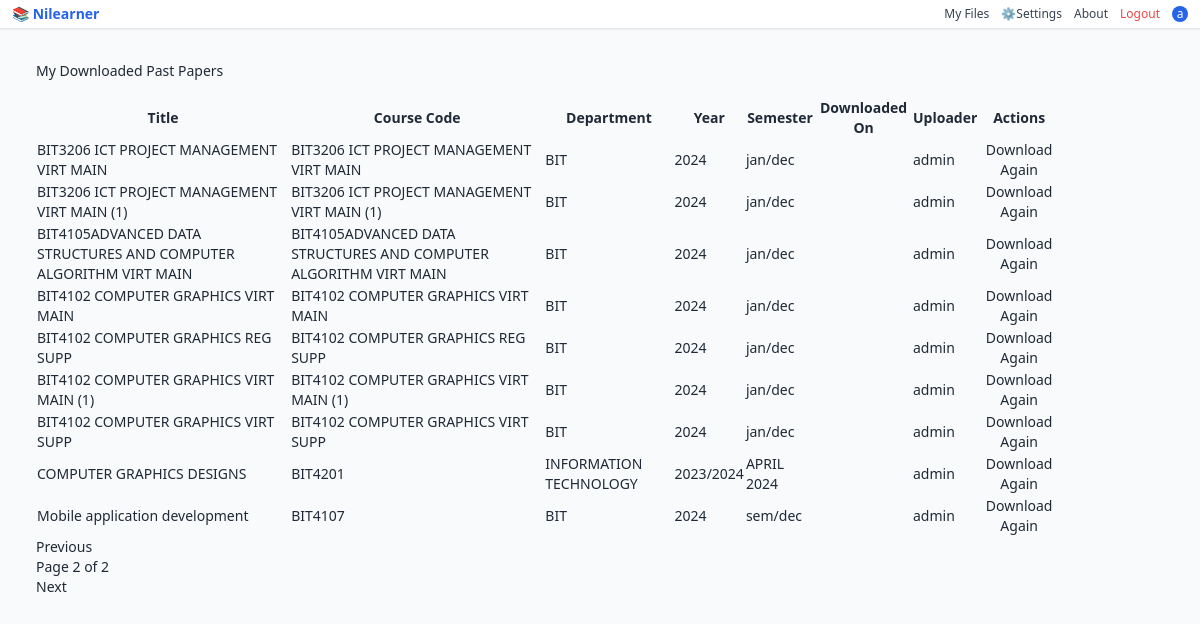
Screenshot of /my_files/?page=2 (signed in) with the database file from the repository.
### papers/models.py (models this page shows, shortened)
class PastPaper(models.Model):
    SEMESTER_CHOICES = [
        ('Fall', 'Fall'),
        ('Spring', 'Spring'),
        ('Summer', 'Summer'),
    ]
    DEPARTMENT_CHOICES = [
        ('Computer Science', 'Computer Science'),
        ('Mathematics', 'Mathematics'),
        ('Physics', 'Physics'),
        ('Chemistry', 'Chemistry'),
        ('Biology', 'Biology'),
        ('Engineering', 'Engineering'),
        ('Business', 'Business'),
    ]
    title = models.CharField(max_length=200)
    course_code = models.CharField(max_length=20)
    department = models.CharField(max_length=100, choices=DEPARTMENT_CHOICES)
    year = models.IntegerField()
    semester = models.CharField(max_length=10, choices=SEMESTER_CHOICES)
    file = models.FileField(upload_to=user_profile_image_path)
    user = models.ForeignKey(User, on_delete=models.CASCADE)
    uploaded_at = models.DateTimeField(auto_now_add=True)
    download_count = models.PositiveIntegerField(default=0)
    class Meta:
        ordering = ['-uploaded_at']
        unique_together = ['title', 'course_code', 'year', 'semester']
        verbose_name = 'Past Paper'
        verbose_name_plural = 'Past Papers'

### papers/views.py (the view)
# urls.py: path('my_files/', views.my_files, name='my_files'),
@login_required
def my_files(request):
    user_papers = PastPaper.objects.filter(user=request.user).order_by('-uploaded_at')
    paginator = Paginator(user_papers, 10)
    page_number = request.GET.get('page')
    page_obj = paginator.get_page(page_number)
    return render(request, 'my_files.html', {
        'papers': page_obj
    })

### papers/templates/my_files.html
{% extends 'base.html' %}
{% block content %}
<div class="container mt-4">
    <h3 class="mb-4">My Downloaded Past Papers</h3>
    {% if papers %}
        <div class="table-responsive">
            <table class="table table-striped table-bordered align-middle small">
                <thead class="table-dark text-center">
                    <tr>
                        <th>Title</th>
                        <th>Course Code</th>
                        <th>Department</th>
                        <th>Year</th>
                        <th>Semester</th>
                        <th>Downloaded On</th>
                        <th>Uploader</th>
                        <th>Actions</th>
                    </tr>
                </thead>
                <tbody>
                    {% for paper in papers %}
                    <tr>
                        <td>{{ paper.title }}</td>
                        <td>{{ paper.course_code }}</td>
                        <td>{{ paper.department }}</td>
                        <td>{{ paper.year }}</td>
                        <td>{{ paper.semester }}</td>
                        <td>{{ paper.user_downloads.first.downloaded_at|date:"Y-m-d H:i" }}</td>
                        <td>{{ paper.user.username }}</td>
                        <td class="text-center">
                            <a href="{% url 'download_paper' paper.id %}" class="btn btn-sm btn-success">Download Again</a>
                        </td>
                    </tr>
                    {% endfor %}
                </tbody>
            </table>
        </div>
        <div class="d-flex justify-content-center">
            <nav>
                <ul class="pagination">
                    {% if papers.has_previous %}
                        <li class="page-item"><a class="page-link" href="?page={{ papers.previous_page_number }}">Previous</a></li>
                    {% else %}
                        <li class="page-item disabled"><span class="page-link">Previous</span></li>
                    {% endif %}
                    <li class="page-item disabled"><span class="page-link">Page {{ papers.number }} of {{ papers.paginator.num_pages }}</span></li>
                    {% if papers.has_next %}
                        <li class="page-item"><a class="page-link" href="?page={{ papers.next_page_number }}">Next</a></li>
                    {% else %}
                        <li class="page-item disabled"><span class="page-link">Next</span></li>
                    {% endif %}
                </ul>
            </nav>
        </div>
    {% else %}
        <div class="alert alert-info">You haven't downloaded any past papers yet.</div>
    {% endif %}
</div>
{% endblock %}

### papers/templates/base.html (shortened to what this page needs)
{% load i18n %}
<!DOCTYPE html>
{% get_current_language as LANGUAGE_CODE %}
<html lang="{{ LANGUAGE_CODE }}" class="">
<head>
    <script src="https://cdn.tailwindcss.com"></script>
</head>
<body class="bg-gray-50 font-sans text-gray-800 text-sm dark:bg-gray-900 dark:text-gray-100 min-h-screen">
    <nav class="bg-white dark:bg-gray-800 border-b shadow-sm sticky top-0 z-50">
        <div class="max-w-7xl mx-auto px-3 py-1 flex justify-between items-center">
            <a href="{% url 'home' %}" class="text-sm font-bold text-blue-600 dark:text-blue-400">📚 {% trans "Nilearner" %}</a>
            <div class="flex items-center gap-3 text-xs">
                {% if user.is_authenticated %}
                    <a href="{% url 'my_files' %}" class="text-gray-700 dark:text-gray-200 hover:text-blue-600">{% trans "My Files" %}</a>
                    <div class="relative" id="settingsMenu">
                        <button id="settingsButton" class="flex items-center space-x-1 text-gray-700 dark:text-gray-200 hover:text-blue-600 focus:outline-none">
                            ⚙️ <span>{% trans "Settings" %}</span>
                        </button>
                    </div>
                    <a href="{% url 'about' %}" class="text-gray-700 dark:text-gray-200 hover:text-blue-600">{% trans "About" %}</a>
                    <form method="POST" action="{% url 'logout' %}" class="inline">
                        <button type="submit" class="text-red-500 hover:text-red-600">{% trans "Logout" %}</button>
                    </form>
                    <div class="relative group">
                        <a href="{% url 'account_manager' %}" class="flex items-center justify-center w-4 h-4 rounded-full bg-blue-600 text-white font-sans">
                            {% if user.profile.profile_image %}
                                <img src="{{ user.profile.profile_image.url }}" alt="Profile" class="w-4 h-4 rounded-full object-cover">
                            {% else %}
                                {{ user.first_name|default:user.username|slice:":1" }}{{ user.last_name|slice:":1" }}
                            {% endif %}
                        </a>
                    </div>
                {% endif %}
            </div>
        </div>
    </nav>
    <main class="max-w-6xl mx-auto px-3 py-4">
        {% block content %}{% endblock %}
    </main>
</body>
</html>

### rows the page displays
PastPaper: title "BIT3206 ICT PROJECT MANAGEMENT VIRT MAIN", course_code "BIT3206 ICT PROJECT MANAGEMENT VIRT MAIN", department "BIT", year "2024", semester "jan/dec", user.username "admin"
PastPaper: title "BIT3206 ICT PROJECT MANAGEMENT VIRT MAIN (1)", course_code "BIT3206 ICT PROJECT MANAGEMENT VIRT MAIN (1)", department "BIT", year "2024", semester "jan/dec", user.username "admin"
PastPaper: title "BIT4105ADVANCED DATA STRUCTURES AND COMPUTER ALGORITHM VIRT MAIN", course_code "BIT4105ADVANCED DATA STRUCTURES AND COMPUTER ALGORITHM VIRT MAIN", department "BIT", year "2024", semester "jan/dec", user.username "admin"
PastPaper: title "BIT4102 COMPUTER GRAPHICS VIRT MAIN", course_code "BIT4102 COMPUTER GRAPHICS VIRT MAIN", department "BIT", year "2024", semester "jan/dec", user.username "admin"
PastPaper: title "BIT4102 COMPUTER GRAPHICS REG SUPP", course_code "BIT4102 COMPUTER GRAPHICS REG SUPP", department "BIT", year "2024", semester "jan/dec", user.username "admin"
PastPaper: title "BIT4102 COMPUTER GRAPHICS VIRT MAIN (1)", course_code "BIT4102 COMPUTER GRAPHICS VIRT MAIN (1)", department "BIT", year "2024", semester "jan/dec", user.username "admin"
PastPaper: title "BIT4102 COMPUTER GRAPHICS VIRT SUPP", course_code "BIT4102 COMPUTER GRAPHICS VIRT SUPP", department "BIT", year "2024", semester "jan/dec", user.username "admin"
PastPaper: title "COMPUTER GRAPHICS DESIGNS", course_code "BIT4201", department "INFORMATION TECHNOLOGY", year "2023/2024", semester "APRIL 2024", user.username "admin"
PastPaper: title "Mobile application development", course_code "BIT4107", department "BIT", year "2024", semester "sem/dec", user.username "admin"

### other values shown
{{ user.first_name|default:user.username|slice:":1" }} "a"
{{ papers.number }} "2"
{{ papers.paginator.num_pages }} "2"
